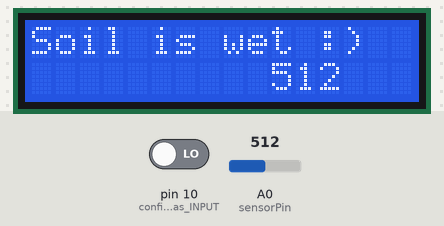
The sketch below on a simulated Arduino Uno, built with avr-gcc and run on an emulated ATmega328P. Shown: 16×2 character LCD. The inputs (shaded band) are chosen by the test bench; at power-on: pin 10 (configure_pin_10_as_INPUT) LOW, A0 (sensorPin) = 512. What the sketch prints to the serial monitor is not drawn.

Above: at 1.2 s.
1.3 s: pin 10 (configure_pin_10_as_INPUT) driven HIGH
At 3.7 s:
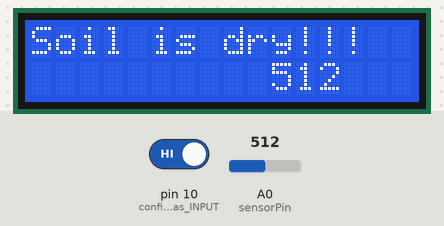
4.0 s: A0 (sensorPin) set to 716
At 5.4 s:
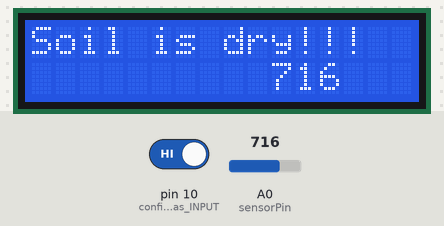
6.1 s: A0 (sensorPin) set to 900
At 7.2 s:
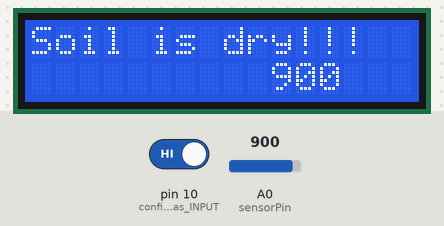
8.2 s: pin 10 (configure_pin_10_as_INPUT) driven LOW
At 10.8 s:
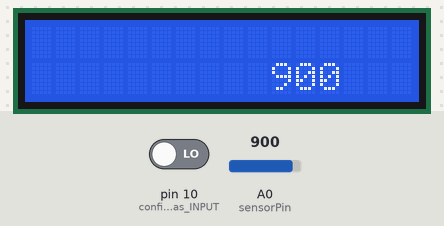
11.0 s: A0 (sensorPin) set to 1023
At 12.4 s:
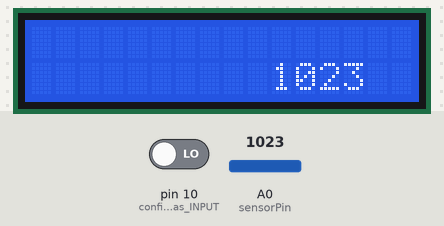
Timing chart, 0 to 14.0 s (numbered marks = the images above; inputs shaded):
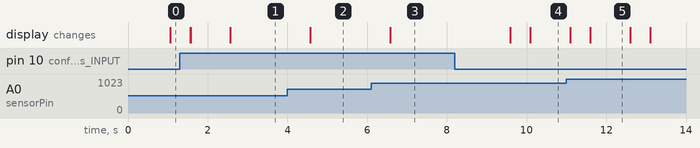

The sketch:

Soil_Moisture_code.ino
```cpp
const int sensorPin = A0;
#include <LiquidCrystal.h> // library file
LiquidCrystal lcd(12,11,5,4,3,2); // define lcb pins
void setup(){  // setup board I/O
//LCD
  lcd.begin(16,2); // define lcd display type
  //lcd.print("Soil is"); // print text on lcd 1st line
  //lcd.setCursor(0,1); // set to print on 2nd line
  //lcd.print("",); // print text on lcd 2nd line

//Moisture Sensor
  Serial.begin(9600); // open a serial port at 9600 baud
  pinMode(10,INPUT);  // configure pin 10 as INPUT
}

void loop(){
//Moisture Sensor
  int sensorVal = analogRead(sensorPin); // read the sensor
  Serial.print("dampness value = ");
  Serial.println(sensorVal); // print water content value
  int soilState = digitalRead(10); // print if wet or dry

//LCD
  char b[5];   //declaring character array
  String str;  //declaring string

  str=String(sensorVal); //converting integer into a string
  str.toCharArray(b,5); //passing the value of the string to the character array
  lcd.setCursor(10,1); // set to print on 2nd line
  lcd.print(b); // print text on lcd 2nd line
  delay(1000); // delay 1 second

//Conditions
  if(soilState == HIGH) {
    Serial.print("soil is dry");
     lcd.setCursor(0,0); // set to print on 1st line
     lcd.print("Soil is dry!!!"); // print text on lcd 1st line

  }
  else {Serial.print("soil is wet");
  lcd.setCursor(0,0); // set to print on 1st line
  lcd.print("Soil is wet :)"); // print text on lcd 1st line
  delay(500); // delay 0.5 seconds


  lcd.clear();
  }
}
```

Measured:
- after the input at 1.3 s, the display: first differs from a run without the input after 1.3 s (image 1)
- after the input at 4.0 s, the display: changes after 0.58 s (image 2)
- after the input at 6.1 s, the display: changes after 0.48 s (image 3)
- after the input at 8.2 s, the display: first changes after 1.4 s (image 4 shows a later state)
- what the display in image 5 shows lasts 1.0 s, from 11.6 s to 12.6 s
